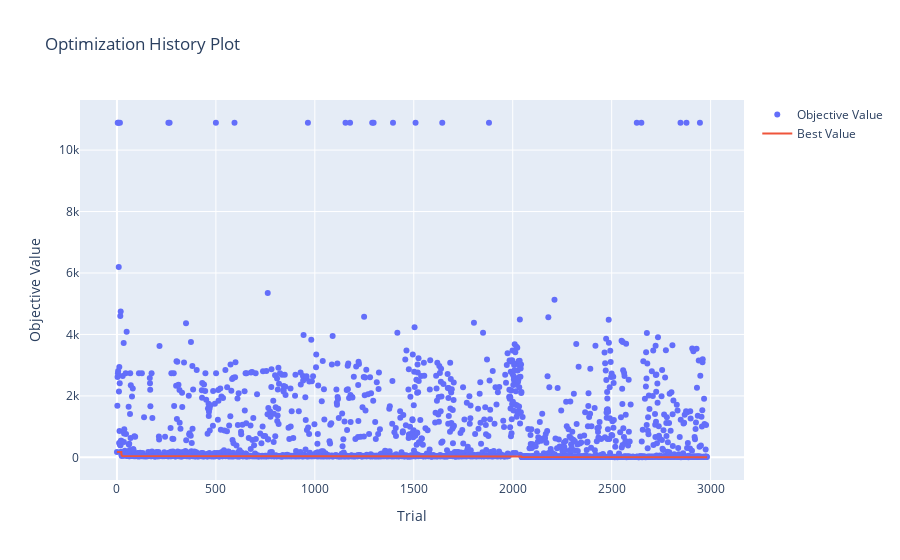

Notebook code cell kept with this figure:
### Code cell
print(study.study_name)
valid_trials = [t for t in study.trials if t.value is not None]
top_3_trials = sorted(valid_trials, key=lambda t: t.value)[:10]
for i, trial in enumerate(top_3_trials):
    print(f"\nTrial {i+1}:")
    print("Params:", trial.params)
    print("Value:", trial.value)
print("---------------------------------------","\n")
print("Best Result:", study.best_value)

vis.plot_optimization_history(study)

### Figure 1 — Plotly figure (JSON) as saved in the notebook; plotly's stock layout.template omitted (floating-point values rounded to 4 significant figures; data arrays with more than 128 entries replaced by an {"elided": "..."} marker saying what was removed)
{"data": [{"mode": "markers", "name": "Objective Value", "type": "scatter", "x": {"elided": "2981 int values"}, "y": {"elided": "2981 float values"}}, {"mode": "lines", "name": "Best Value", "type": "scatter", "x": {"elided": "2983 int values"}, "y": {"elided": "2983 float values"}}, {"marker": {"color": "#cccccc"}, "mode": "markers", "name": "Infeasible Trial", "showlegend": false, "type": "scatter", "x": [], "y": []}], "layout": {"title": {"text": "Optimization History Plot"}, "xaxis": {"title": {"text": "Trial"}}, "yaxis": {"title": {"text": "Objective Value"}}}}
